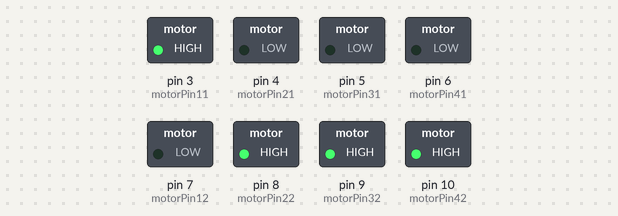
Recording of a sketch running on a simulated Arduino Uno, built with avr-gcc and run on an emulated ATmega328P. Shown: switched loads named in the sketch (green lamp = pin HIGH).

Above: at 0.05 s.
At 0.65 s:
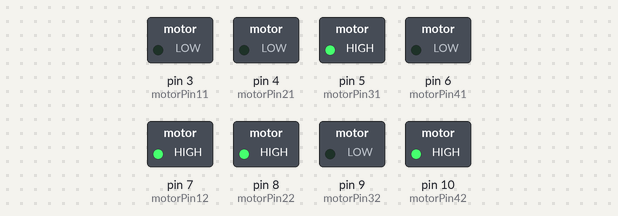
At 1.35 s:
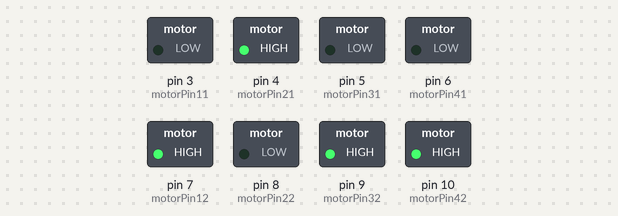
At 2.75 s:
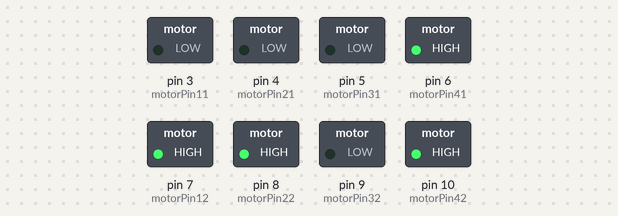
Timing chart, 0 to 3.0 s (numbered marks = the images above):
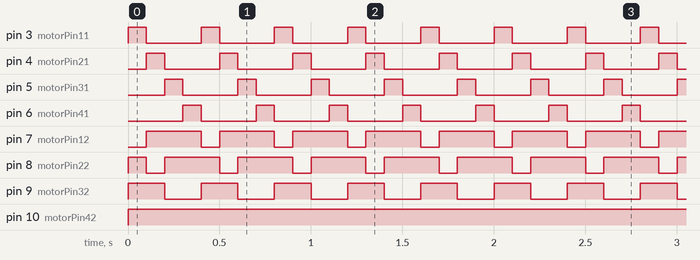

The sketch:

Stepper_Code.ino
```cpp
int motorPin11 = 3;
int motorPin21 = 4;
int motorPin31 = 5;
int motorPin41 = 6;
int motorPin12 = 7;
int motorPin22 = 8;
int motorPin32 = 9;
int motorPin42 = 10;


int delayTime = 100;
int i=0;


void setup() {
  pinMode(motorPin11, OUTPUT);
  pinMode(motorPin21, OUTPUT);
  pinMode(motorPin31, OUTPUT);
  pinMode(motorPin41, OUTPUT);
 pinMode(motorPin12, OUTPUT);
  pinMode(motorPin22, OUTPUT);
  pinMode(motorPin32, OUTPUT);
  pinMode(motorPin42, OUTPUT);

}


void loop() {


while(i<12){

  cycle();
  i++;
  }


}

void cycle() {
 digitalWrite(motorPin11, HIGH);
 digitalWrite(motorPin12, LOW);

  digitalWrite(motorPin21, LOW);
  digitalWrite(motorPin22, HIGH);

  digitalWrite(motorPin31, LOW);
  digitalWrite(motorPin32, HIGH);

  digitalWrite(motorPin41, LOW);
  digitalWrite(motorPin42, HIGH);

  delay(delayTime);

  digitalWrite(motorPin11, LOW);
  digitalWrite(motorPin12, HIGH);

  digitalWrite(motorPin21, HIGH);
  digitalWrite(motorPin22, LOW);

  digitalWrite(motorPin31, LOW);
  digitalWrite(motorPin32, HIGH);

  digitalWrite(motorPin41, LOW);
  digitalWrite(motorPin42, HIGH);

  delay(delayTime);

  digitalWrite(motorPin11, LOW);
  digitalWrite(motorPin12, HIGH);

  digitalWrite(motorPin21, LOW);
  digitalWrite(motorPin22, HIGH);

  digitalWrite(motorPin31, HIGH);
  digitalWrite(motorPin32, LOW);

  digitalWrite(motorPin41, LOW);
  digitalWrite(motorPin42, HIGH);

  delay(delayTime);

  digitalWrite(motorPin11, LOW);

  digitalWrite(motorPin21, LOW);

  digitalWrite(motorPin31, LOW);

  digitalWrite(motorPin41, HIGH);

  delay(delayTime);
}
```

Measured:
- by itself, pin 6 (motorPin41): alternates HIGH for 0.10 s and LOW for 0.30 s, 23 changes in all, then stays HIGH
- by itself, pin 7 (motorPin12): alternates HIGH for 0.30 s and LOW for 0.10 s, 23 changes in all, then stays HIGH
- by itself, pin 8 (motorPin22): repeats every 0.40 s: LOW 0.10 s, HIGH 0.30 s, until it stays HIGH from 4.6 s
- by itself, pin 9 (motorPin32): alternates HIGH for 0.20 s and LOW for 0.20 s, 24 changes in all, then stays LOW
- by itself, pin 10 (motorPin42): LOW → HIGH at 0.00 s
- by itself, pin 3 (motorPin11), pin 4 (motorPin21), pin 5 (motorPin31): alternates HIGH for 0.10 s and LOW for 0.30 s, 24 changes in all, then stays LOW
